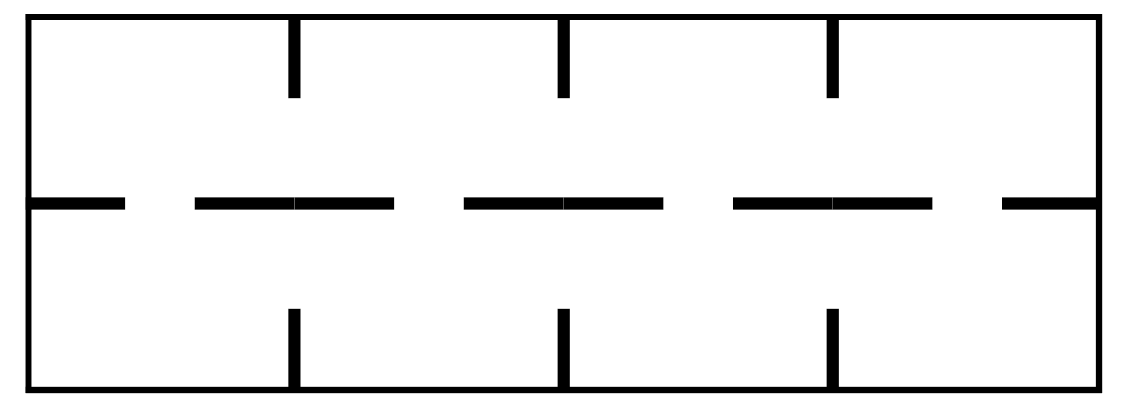
#> input picture maps/museum/museum.pgm, 1134 x 408 px
$ python read_pgm.py
#> lines starting #> are read from the running program, lines starting #| are printed output that depends on the picture
import numpy as np
from PIL import Image
import heapq
from scipy.spatial.distance import euclidean as scipy_euclidean

# 读取PGM图像并将其转换为numpy数组
def read_pgm_image(file_path):
#> called with file_path = '../maps/museum/museum.pgm'
    with open(file_path, 'rb') as f:
        img = Image.open(f)
#> img is the input picture: PIL image 1134x408 L; min 0, max 255, mean 236.8
        img_array = np.array(img)
    return img_array

def astar(map_matrix, start, goal):
    """
    Implementation of A* path planning algorithm
    @param map_matrix: A 2D numpy array representing the map with obstacles. 0's represent obstacles and non-zero values represent empty cells.
    @param start: The starting position on the map, represented as a tuple of (x,y).
    @param goal: The goal position on the map, represented as a tuple of (x,y).
    @return: A list of coordinates representing the optimal path from the start to the goal, or False if no path is found.
    """
#> called with start = (430, 140), goal = (430, 142)
    map_matrix = np.transpose(map_matrix)
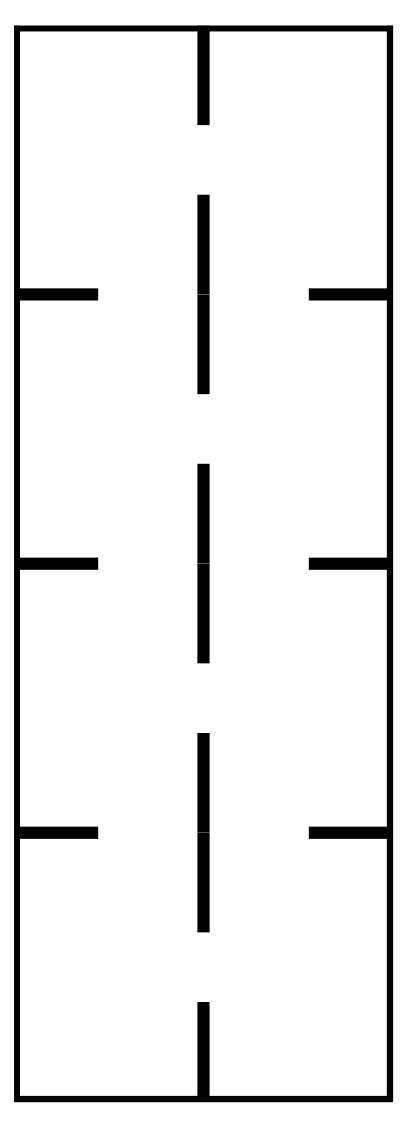
#> map_matrix: shape (1134, 408); min 0, max 255, mean 236.8
    neighbours = [(0, 1), (0, -1), (1, 0), (-1, 0), (1, 1), (1, -1), (-1, 1), (-1, -1)]
    start = tuple(start)
    goal = tuple(goal)
    close_set = set()
    came_from = {}
    gscore = {start: 0}
    fscore = {start: scipy_euclidean(start, goal)}
    oheap = []
    heapq.heappush(oheap, (fscore[start], start))

    while oheap:
        current = heapq.heappop(oheap)[1]

        if current[0] == goal[0] and current[1] == goal[1]:
            data = []
            while current in came_from:
                data.append(current)
                current = came_from[current]
            return data[::-1]

        close_set.add(current)
        for i, j in neighbours:
            neighbour = current[0] + i, current[1] + j
            tentative_g_score = gscore[current] + scipy_euclidean(current, neighbour)
            if not 0 <= neighbour[0] < map_matrix.shape[0]:
                continue

            if not 0 <= neighbour[1] < map_matrix.shape[1]:
                continue
            if map_matrix[neighbour] == 0:  # Continue if the neighbour is an obstacle
                continue
            if neighbour in close_set and tentative_g_score >= gscore.get(neighbour, 0):
                continue

            if tentative_g_score < gscore.get(neighbour, 0) or neighbour not in [i[1] for i in oheap]:
                came_from[neighbour] = current
                gscore[neighbour] = tentative_g_score
                fscore[neighbour] = tentative_g_score + scipy_euclidean(neighbour, goal)
                heapq.heappush(oheap, (fscore[neighbour], neighbour))

    return False

def heuristic(a, b):
    return abs(a[0] - b[0]) + abs(a[1] - b[1])

# 计算最短路径
def calculate_shortest_path(image_path, start, goal):
    img_array = read_pgm_image(image_path)
    path = astar(img_array, start, goal)
#> path = [(430, 141), (430, 142)]
    if path:
        path = path[::-1]  # reverse the path to get it from start to goal
#> path = [(430, 142), (430, 141)]
    return path

# 示例
image_path = '../maps/museum/museum.pgm'
start = (430 ,140)  # 起点坐标
goal = (430, 142)   # 终点坐标
path = calculate_shortest_path(image_path, start, goal)
#> path = [(430, 142), (430, 141)]
print(path)
#| [(430, 142), (430, 141)]
